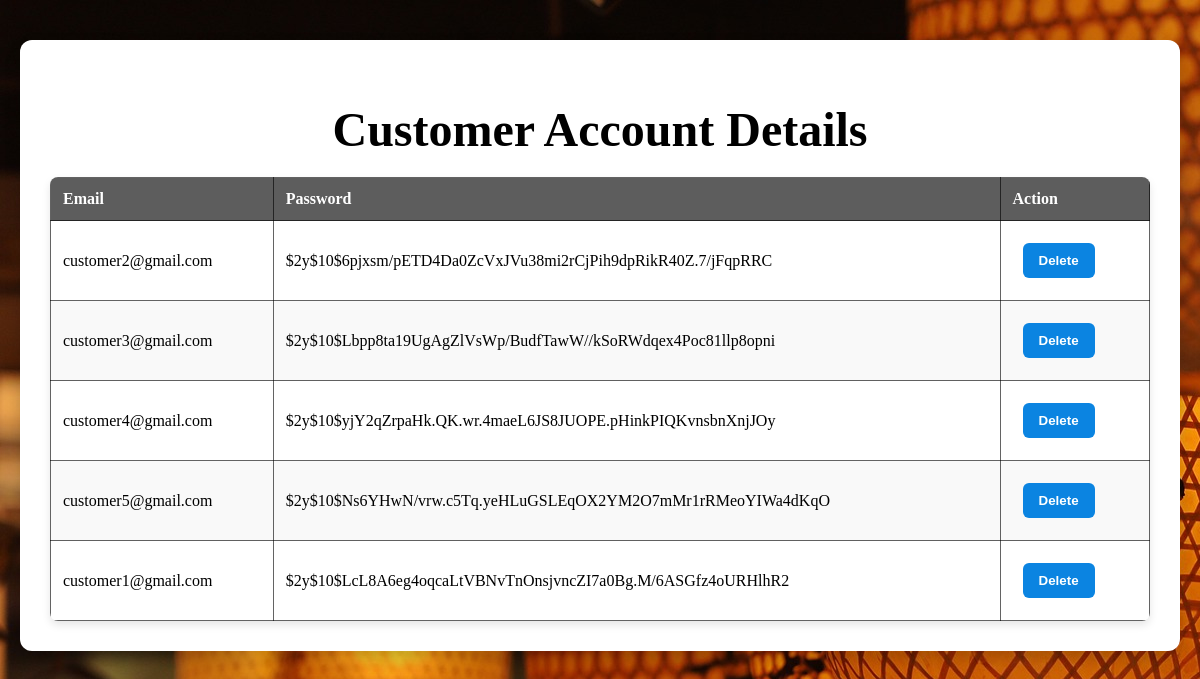
Page /admin/cus-details.php on the committed database.
### tables this page shows
CREATE TABLE `users` (
  `id` int(11) NOT NULL,
  `email` varchar(255) NOT NULL,
  `password` varchar(255) NOT NULL
);

### admin/cus-details.php (the view, shortened to what this page needs)
<?php
include '../db.php';
$sql = "SELECT email, password FROM users";
$result = $conn->query($sql);
?>
<!DOCTYPE html>
<html lang="en" dir="ltr">
<head>
    <link rel="stylesheet" href="../assets/css/cus-details.css">
</head>
<body>
    <div class="container">
        <h1>Customer Account Details</h1>
        <table>
            <thead>
                <tr>
                    <th>Email</th>
                    <th>Password</th>
                    <th>Action</th>
                </tr>
            </thead>
            <tbody>
                <?php
                if ($result->num_rows > 0) {
                    while ($row = $result->fetch_assoc()) {
                        echo "<tr>";
                        echo "<td>" . htmlspecialchars($row['email']) . "</td>";
                        echo "<td>" . htmlspecialchars($row['password']) . "</td>";
                        echo '<td>
                                <form method="POST" action="">
                                    <input type="hidden" name="email" value="' . htmlspecialchars($row['email']) . '">
                                    <button type="submit" name="delete">Delete</button>
                                </form>
                              </td>';
                        echo "</tr>";
                    }
                } else {
                    echo "<tr><td colspan='3'>No customers found</td></tr>";
                }
                ?>
            </tbody>
        </table>
    </div>
</body>
</html>

### assets/css/cus-details.css (style rules this page uses)
body { font-family: 'Playfair Display', serif; margin: 0; padding: 0; height: 100vh; background-size: cover; background: url("../images/admin.jpg"); }
.container { max-width: 1100px; margin: 40px auto; background-color: #ffffff; padding: 30px; border-radius: 12px; box-shadow: 0 8px 16px rgba(0,0,0,0.2); animation: fadeIn 1s ease-in-out; }
h1 { text-align: center; margin-bottom: 20px; color: #000000; font-family:'Playfair Display', serif ; font-size: 3rem; transition: color 0.3s ease; }
table { width: 100%; border-collapse: collapse; margin-top: 20px; background: #ffffff; border-radius: 8px; overflow: hidden; box-shadow: 0 4px 8px rgba(0,0,0,0.1); animation: fadeIn 1s ease-in-out; }
th, td { padding: 12px; text-align: left; border: 1px solid hsla(0, 0%, 0%, 0.61); }
th { background-color: #000000a2; color: white; transition: background-color 0.3s ease; }
td { transition: background-color 0.3s ease; }
tr:nth-child(even) td { background-color: #f9f9f9; }
button { padding: 10px 16px; cursor: pointer; background-color: #0b84e1; color: #ffffff; border: none; border-radius: 6px; margin: 10px; font-weight: bold; transition: background-color 0.3s ease, transform 0.2s ease; }

### rows in the picture
users: email "customer2@gmail.com", password "$2y$10$6pjxsm/pETD4Da0ZcVxJVu38mi2rCjPih9dpRikR40Z.7/jFqpRRC"
users: email "customer3@gmail.com", password "$2y$10$Lbpp8ta19UgAgZlVsWp/BudfTawW//kSoRWdqex4Poc81llp8opni"
users: email "customer4@gmail.com", password "$2y$10$yjY2qZrpaHk.QK.wr.4maeL6JS8JUOPE.pHinkPIQKvnsbnXnjJOy"
users: email "customer5@gmail.com", password "$2y$10$Ns6YHwN/vrw.c5Tq.yeHLuGSLEqOX2YM2O7mMr1rRMeoYIWa4dKqO"
users: email "customer1@gmail.com", password "$2y$10$LcL8A6eg4oqcaLtVBNvTnOnsjvncZI7a0Bg.M/6ASGfz4oURHlhR2"
